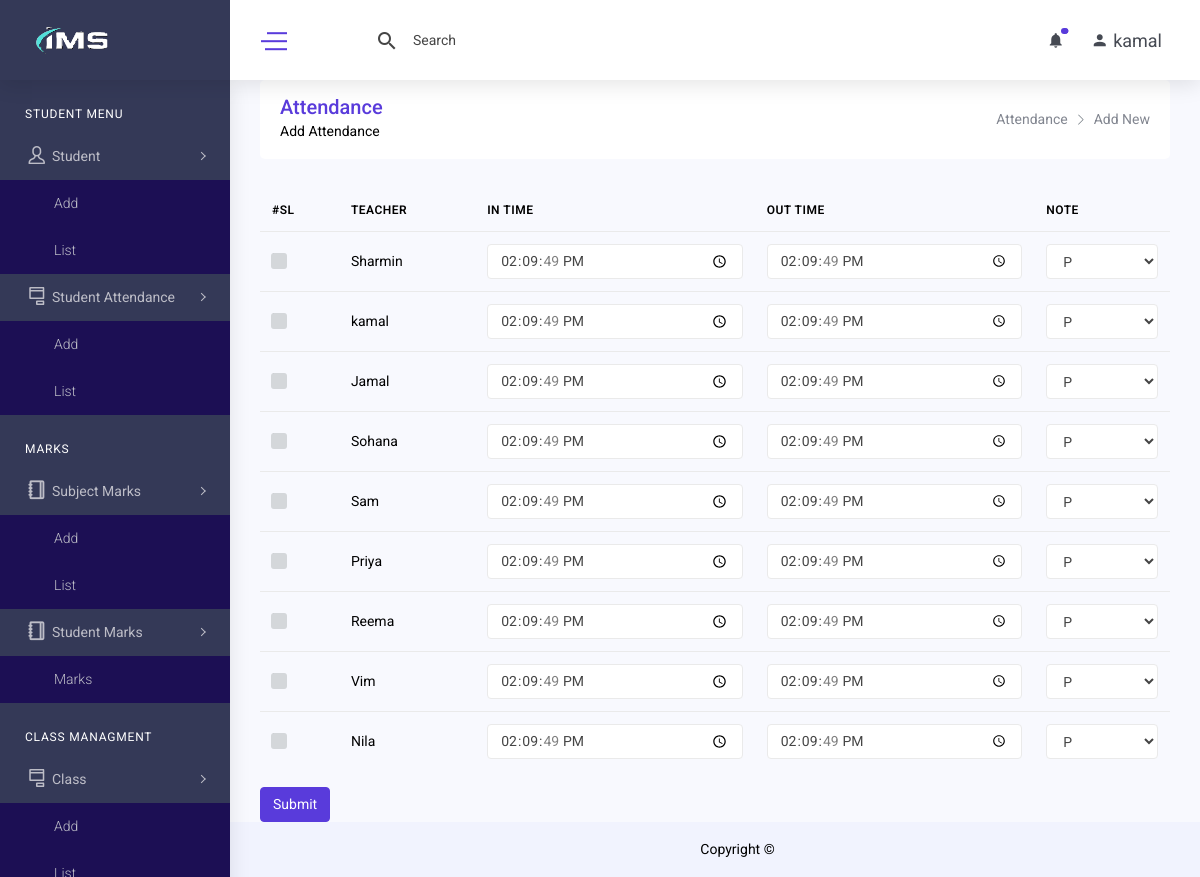
Page /teacher_attendance_add.php (signed in) on the committed database.
### tables this page shows
CREATE TABLE `teacher` (
  `id` int(11) NOT NULL,
  `teacher_id` int(11) DEFAULT NULL,
  `name` varchar(255) DEFAULT NULL,
  `father_name` varchar(255) DEFAULT NULL,
  `mother_name` varchar(255) DEFAULT NULL,
  `email` varchar(255) DEFAULT NULL,
  `contact` varchar(255) DEFAULT NULL,
  `photo` varchar(255) DEFAULT NULL,
  `qualification` varchar(255) DEFAULT NULL,
  `assigned_class` int(11) DEFAULT NULL,
  `joining` date DEFAULT NULL,
  `resign` date DEFAULT NULL,
  `designation_id` int(11) DEFAULT NULL,
  `department_id` int(11) DEFAULT NULL,
  `created_at` datetime DEFAULT NULL,
  `created_by` int(11) DEFAULT NULL,
  `updated_at` datetime DEFAULT NULL,
  `updated_by` int(11) DEFAULT NULL,
  `deleted_at` datetime DEFAULT NULL
);

### class/crud.php (called while the page is built, shortened)
<?php
    class crud{
        private $host='localhost';
        private $connection;
        public function __construct($user,$password,$database){
            $this->user=$user;
            $this->password=$password;
            $this->database=$database;
            $this->connection=new mysqli($this->host,$this->user,$this->password,$this->database);
        }
        public function common_select_query($sql){
            $result=array();
            $error=false;
            $rs=$this->connection->query($sql);
            if($rs){
                if($rs->num_rows > 0){
                    while($r=$rs->fetch_object()){
                        array_push($result,$r);
                    }
                }
            }else{
                $error=$this->connection->error;
            }
            $return = array('data'=>$result,'error'=>$error);
            return $return;
        }
    }
?>

### include/connection.php (called while the page is built, shortened)
<?php
    include_once('class/crud.php');
    $mysqli=new crud("root","","ims");
?>

### teacher_attendance_add.php (the view, shortened to what this page needs)
<?php include('include/header.php'); ?>
<?php include('include/sidebar.php'); ?>
<div class="content-body">
    <div class="container-fluid">
        <div class="row page-titles mx-0">
            <div class="col-sm-6 p-md-0">
                <div class="welcome-text">
                    <h4>Attendance</h4>
                    <p class="mb-0">Add Attendance</p>
                </div>
            </div>
            <div class="col-sm-6 p-md-0 justify-content-sm-end mt-2 mt-sm-0 d-flex">
                <ol class="breadcrumb">
                    <li class="breadcrumb-item"><a href="student_attendance_list.php">Attendance</a></li>
                    <li class="breadcrumb-item active"><a href="#">Add New</a></li>
                </ol>
            </div>
        </div>
        <form method="post" action="">
            <table class="table">
                <thead>
                    <tr>
                        <th>#SL</th>
                        <th>Teacher</th>
                        <th>In Time</th>
                        <th>Out Time</th>
                        <th>Note</th>
                    </tr>
                </thead>
                <tbody>
                    <?php
                       $result=$mysqli->common_select_query("select teacher.* from teacher
                                                                 where teacher.deleted_at is null");
                        if($result){
                            if($result['data']){
                                foreach($result['data'] as $sid=>$data){
                    ?>
                    <tr>
                        <td>
                        <input type="checkbox" name="teacher_id[]" value="<?= $data->teacher_id ?>" >
                        </td>
                        <td>
                            <?= $data->name ?>
                        </td>
                        <td>
                            <input type="time" class="form-control" value="<?= date('H:i:s') ?>" name="in_time[<?= $data->teacher_id ?>]">
                        </td>
                        <td>
                            <input type="time" name="out_time[<?= $data->teacher_id ?>]" value="<?= date('H:i:s') ?>" class="form-control">
                        </td>
                        <td>
                            <select name="note[<?= $data->teacher_id ?>]" class="form-control">
                                <option value="P">P</option>
                            </select>
                        </td>
                    </tr>
                    <?php } } }  ?>
                </tbody>
            </table>
            <button type="submit" class="btn btn-primary">Submit</button>
        </form>
    </div>
</div>
<?php include('include/footer.php') ?>

### rows in the picture
teacher: name "Sharmin", teacher "P"
teacher: name "kamal", teacher "P"
teacher: name "Jamal", teacher "P"
teacher: name "Sohana", teacher "P"
teacher: name "Sam", teacher "P"
teacher: name "Priya", teacher "P"
teacher: name "Reema", teacher "P"
teacher: name "Vim", teacher "P"
teacher: name "Nila", teacher "P"

### other values in the picture
$_SESSION['username'] "kamal"
